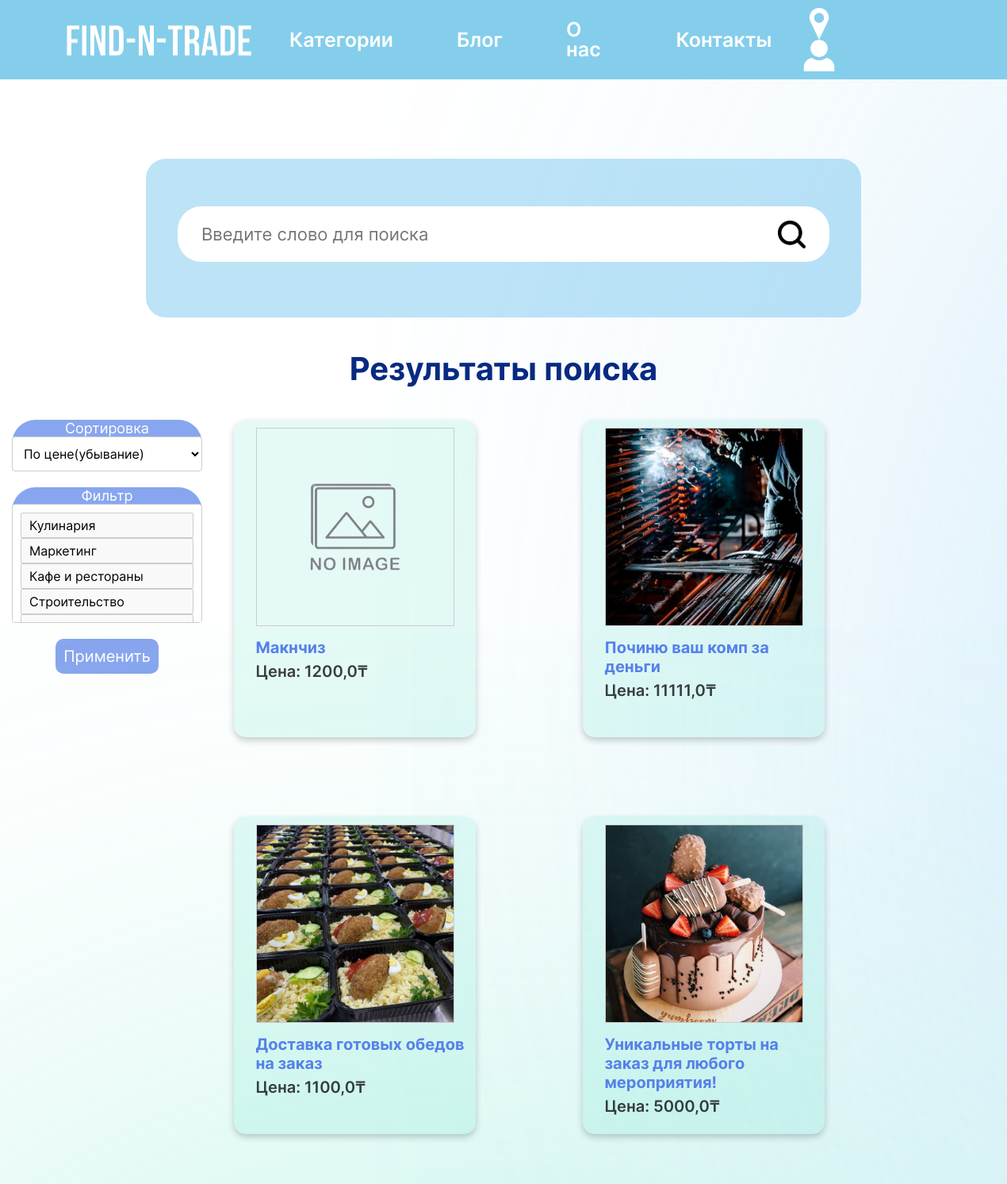
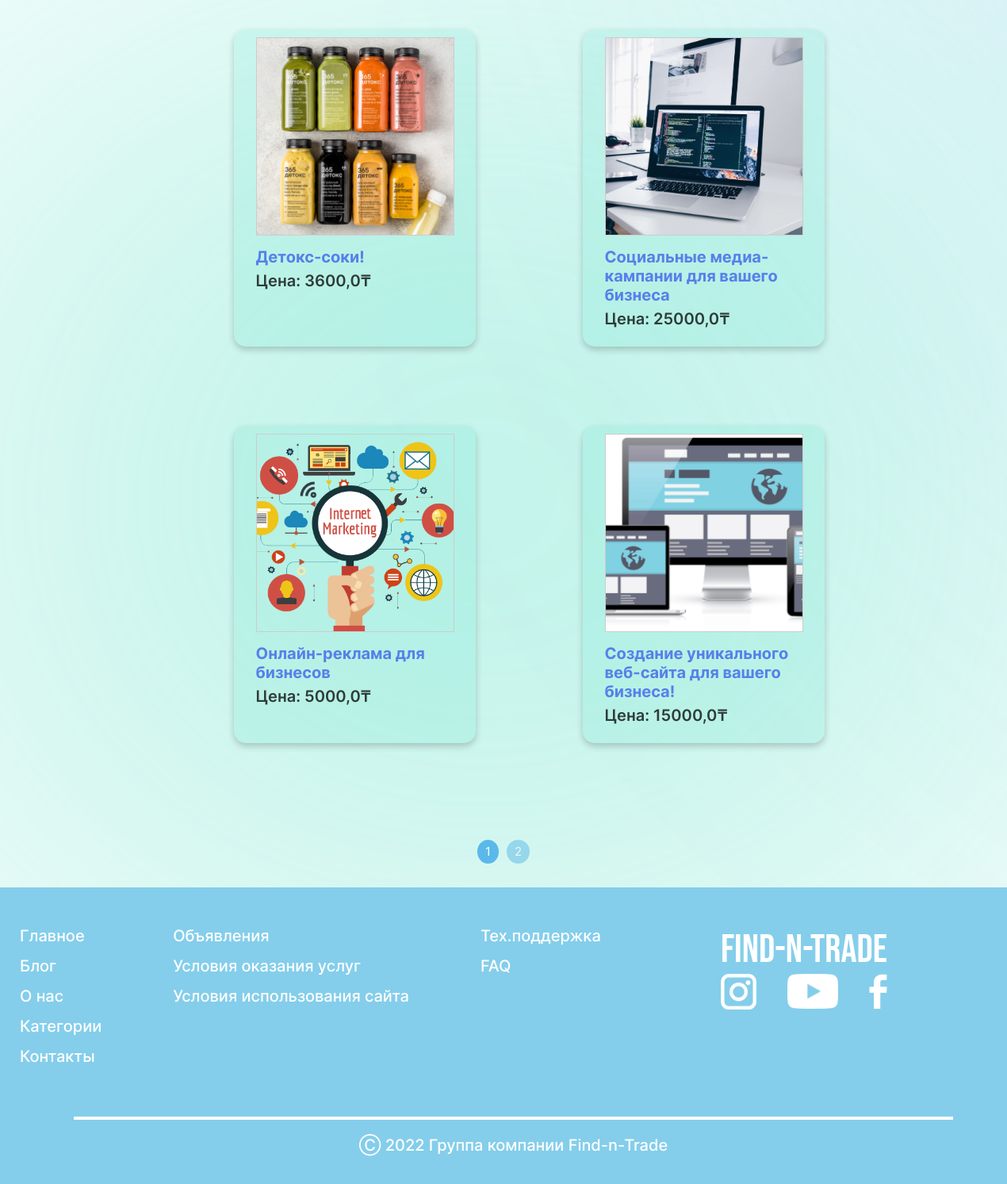
The app's page /search_result/ with its own data (2 pictures, top to bottom).
### main/models.py (models this page shows, shortened)
class Ad(models.Model):
    user= models.ForeignKey(CustomUser, blank=False, null=False, on_delete=models.CASCADE, related_name='creator')
    title= models.CharField(max_length=50, verbose_name="Title")
    company_name= models.CharField(max_length=50, blank=True, null=True, verbose_name="Company_name")
    description= models.TextField(verbose_name="Description")
    image_link = models.ImageField(upload_to=user_image_directory_path, blank=True, null=True,
                                   verbose_name="Ad image")
    cost= models.FloatField(verbose_name="Cost")
    responders= models.ManyToManyField(Respond, blank=True, null=True)
    create_date = models.DateField(auto_now_add=True, verbose_name="Creation date")
    edit_date = models.DateField(auto_now=True, verbose_name="Edit date")
    is_active = models.BooleanField(default=True, verbose_name="Active")
    category=models.ForeignKey(Category, blank=True, null=True, on_delete=models.CASCADE)

### main/views.py (the view, shortened to what this page needs)
# urls.py: path('search_result/', views.SearchResultView.as_view(), name='searchresult'),
class SearchResultView(ListView):
    template_name = "main/search_result.html"
    model = Ad
    paginate_by = 8
    def get_context_data(self, **kwargs):
        ctx = super(SearchResultView, self).get_context_data(**kwargs)
        ctx['categories'] = Category.objects.all()
        return ctx
    def get_queryset(self):
        query = self.request.GET.get("q")
        filter_type = self.request.GET.get("filter_type")
        categories = self.request.GET.getlist("category")
        object_list = Ad.objects.filter(is_active=True)
        if query:
            object_list = object_list.filter(Q(title__icontains=query))
        if categories:
            object_list = object_list.filter(category__slug__in=categories)
        return object_list

### main/templates/main/search_result.html (shortened to what this page needs)
{% extends 'main/base.html' %}
{% load static %}
{% block content %}
<html lang="en">
<head>
    <link rel="stylesheet" href="{% static 'main/css/style.css' %}">
    <link rel="stylesheet" href="{% static 'main/css/style_imported.css' %}">
</head>
<body>
    <div class="categories__container">
            <form action="{% url 'searchresult' %}" class="categories__container-search__wrapper" method="GET">
                <div class="categories__container-search__wrapper-inputs">
                    <button type="submit" class="categories__container-search__wrapper-input__icon"></button>
                    <input type="text" class="categories__container-search__wrapper-input" placeholder="Введите слово для поиска" name="q">
                </div>
            </form>
            <h1 class="categories__container-heading">Результаты поиска {{request.GET.q}}</h1>
            <div class="search__result-wrapper">
                <div class="search__result-wrapper-sorting">
                    <form action="{% url 'searchresult' %}" method="GET" class="search__result-wrapper-sorting-form" style="display: flex;
                        flex-direction: column;
                        align-items: center;">
                        <div class="search__result-wrapper-sorting-form__element">
                            Сортировка <select name="filter_type" id="filter_type" class="multiple-select">
                            <option value="price_down">По цене(убывание)</option>
                        </select>
                        </div>
                        <div class="search__result-wrapper-sorting-form__element">
                            Фильтр
                              <select id="id_category" name="category" multiple class="multiple-select">
                                {% for category in categories %}
                                  <option value="{{ category.slug }}">{{ category.name }}</option>
                                {% endfor %}
                              </select>
                        </div>
                        <button type="submit" style=" margin: auto;
                            background-color: rgba(86, 128, 233, 0.7);
                            color: #fff;
                            font-size: 20px;
                            border: none;
                            border-radius: 10px;
                            padding: 10px;
                            margin-bottom: 20px;
                            cursor: pointer;">Применить</button>
                    </form>
                </div>
                <div class="search__result-wrapper-results">
                    {% for i in object_list %}
                        <div class="card" style="height:400px;">
            <div class="ad_image">
              {% if i.image_link.file is not None     %}
              <img src="{{i.image_link.url}}" alt="" style="object-fit:cover;
              object-position: center;
                 width:250px;
                 height:250px;
                 border: solid 1px #CCC">
              {% else %}
              <img src="{% static 'main/img/no-image-removebg-preview.png'%}" alt="" style="object-fit:cover;
              object-position: center;
                 width:250px;
                 height:250px;
                 border: solid 1px #CCC">
              {% endif %}
            </div>
            <div class="adtext" >
              <a href="{% url 'ad_details' id=i.id %}" >  <h4><b>{{i.title}} </b></h4></a>
              <p style="color: black;
                font-size: 20px;
                text-align: left;
                margin-right: 30px;
                font-weight: 550;"> Цена: {{i.cost}}₸ </p>
            </div>
          </div>
                    {% endfor %}
                </div>
            </div>
          <div class="pagination" style="margin-top: 30px;">
      <div class="pages">
        {% for page in paginator.page_range %}
          <a href="?page={{page}}"><p class="{% if page_obj.number == page  %}active_page{% endif %}">{{page}}</p></a>
        {% endfor %}
       </div>
    </div>
       <footer class="footer">
        <div class="container">
            <div class="footer__wrapper">
                <div class="footer__links">
                    <div class="footer__links__wrapper">
                        <div class="footer__links-column">
                            <ul class="footer__links-column__list">
                                <li class="footer__links-column__list-item"><a href="{% url 'index' %}" class="footer__links-column__list-item__link">Главное</a></li>
                                <li class="footer__links-column__list-item"><a href="{% url 'blog' %}" class="footer__links-column__list-item__link">Блог</a></li>
                                <li class="footer__links-column__list-item"><a href="{% url 'about_us' %}" class="footer__links-column__list-item__link">О нас</a></li>
                                <li class="footer__links-column__list-item"><a href="{% url 'categories' %}" class="footer__links-column__list-item__link">Категории</a></li>
                                <li class="footer__links-column__list-item"><a href="{% url 'contact' %}" class="footer__links-column__list-item__link">Контакты</a></li>
                            </ul>
                        </div>
                        <div class="footer__links-column">
                            <ul class="footer__links-column__list">
                                <li class="footer__links-column__list-item"><a href="{% url 'searchresult' %}" class="footer__links-column__list-item__link">Объявления</a></li>
                                <li class="footer__links-column__list-item"><a href="{% url 'termscond' %}" class="footer__links-column__list-item__link">Условия оказания услуг</a></li>
                                <li class="footer__links-column__list-item"><a href="#" class="footer__links-column__list-item__link">Условия использования сайта</a></li>
                            </ul>
                        </div>
                        <div class="footer__links-column">
                            <ul class="footer__links-column__list">
                                <li class="footer__links-column__list-item"><a href="{% url 'support_chat' %}" class="footer__links-column__list-item__link">Тех.поддержка</a></li>
                                <li class="footer__links-column__list-item"><a href="#" class="footer__links-column__list-item__link">FAQ</a></li>
                            </ul>
                        </div>
                    </div>
                </div>
                <div class="footer__social">
                    <a href="{% url 'index' %}"><div class="footer__social-logo">FIND-N-TRADE</div></a>
                    <div class="footer__social__items">
                        <a href="https://www.instagram.com/"><img src="{% static 'main/icons/insta.svg' %}" alt="instagram" class="footer__social-item">
                        <a href="https://www.youtube.com/"><img src="{% static 'main/icons/youtube.svg' %}" alt="youtube" class="footer__social-item">
                        <a href="https://ru-ru.facebook.com/"><img src="{% static 'main/icons/facebook.svg' %}" alt="facebook" class="footer__social-item">
                    </div>
                </div>
            </div>
            <div class="dash"></div>
            <div class="footer__credit">Ⓒ 2022 Группа компании Find-n-Trade</div>
        </div>
    </footer>
</body>
</html>
{% endblock %}

### main/static/main/css/style_imported.css (style rules this page uses)
:root { --bs-lightblue: #84CEEB; --bs-blue: #5AB9EA; --bs-gradient_one: linear-gradient(60deg, rgba(104, 201, 201, 0.8724440459777661) 15%, rgba(90, 185, 234, 0.4186625333727241) 49%, rgba(86, 128, 233, 0.7015756986388305) 84%); --bs--gradient_two: linear-gradient(45deg, rgba(255, 255, 255, 0.8724440459777661) 15%, rgba(86, 128, 233, 0.7015756986388305) 84%); --bs--gradient_three: linear-gradient(45deg, rgba(255, 255, 255, 0.8724440459777661) 15%, rgba(109, 177, 232, 0.702) 90%); --bs--gradient_four: linear-gradient(45deg, #68C9C9, #5680E9); --bs--gradient_five: linear-gradient(90deg, rgba(132,206,235,0.5024860285911239) 27%, rgba(104,201,201,0.5) 47%, rgba(90,185,234,0.5) 63%, rgba(86,128,233,0.5) 78%); --bs--lapisblue: #5680E9; --bs-darkblue: #152243; --bs-sea: #072A82; --bs-lavender: #83A4EF; --bs-green: #81D6CD; --bs-grayblue: #2E5E71; --bs-lime: #00FF85; --bs-red: #FF3E3E; --bs-yellow: #FFD84F; }
.card { box-shadow: 0 4px 8px 0 rgba(0,0,0,0.2); transition: 0.3s; width: 305px; height: 440px; border-radius: 15px; background: rgba(53, 218, 186, .13); margin-right: 75px; margin-bottom: 40px; }
.ad_image { width: 250px; height: 250px; margin: 0 auto; margin-top: 10px; }
.adtext { margin-left: 27.5px; margin-top: 15px; height: 90px; }
.adtext h4 { font-size: 20px; color: #5680E9; }
.adtext p { margin-top: 5px; font-size: 14px; opacity: 0.75; }
.container { display: block; position: relative; padding-left: 25px; margin-bottom: 8px; cursor: pointer; font-size: 20px; -webkit-user-select: none; -moz-user-select: none; -ms-user-select: none; user-select: none; color: #fff; }
.multiple-select { width: 100%; border: 1px solid #ccc; border-radius: 4px; background-color: white; padding: 10px; font-size: 16px; outline: none; }
.multiple-select option { padding: 5px 10px; border: 1px solid #ccc; border-radius: 2px; background-color: #f9f9f9; }
.other_users_profile_left_1 h3, h4 { color: #072A82; font-weight: normal; font-size: 22px; }
.other_users_profile_right_1 h2,p { font-size: 22px; line-height: 1.3; }

### records on screen
Ad: title "Макнчиз", cost "1200,0"
Ad: image_link (picture), title "Починю ваш комп за деньги", cost "11111,0"
Ad: image_link (picture), title "Доставка готовых обедов на заказ", cost "1100,0"
Ad: image_link (picture), title "Уникальные торты на заказ для любого мероприятия!", cost "5000,0"
Ad: image_link (picture), title "Детокс-соки!", cost "3600,0"
Ad: image_link (picture), title "Социальные медиа-кампании для вашего бизнеса", cost "25000,0"
Ad: image_link (picture), title "Онлайн-реклама для бизнесов", cost "5000,0"
Ad: image_link (picture), title "Создание уникального веб-сайта для вашего бизнеса!", cost "15000,0"

### other values on screen
{{ page }} "1" "2"
